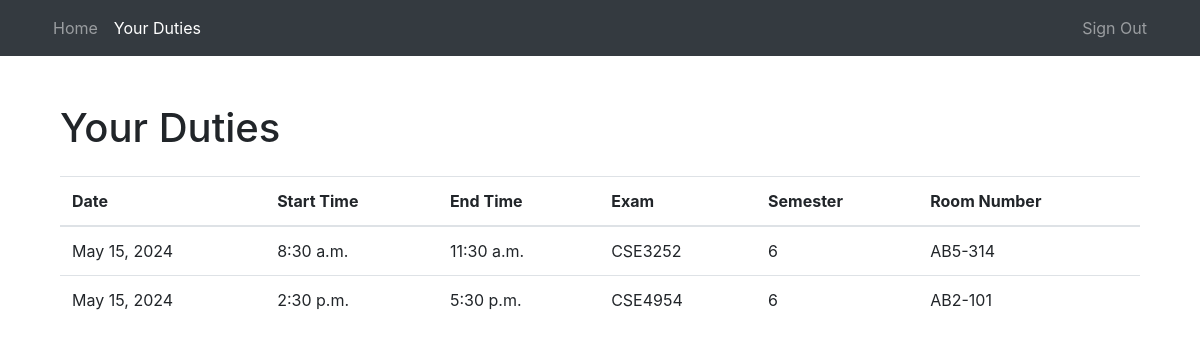
Page /duties/ (signed in) on the committed database.
### teacher/models.py (models this page shows, shortened)
class ExamSlot(models.Model):
    exam = models.CharField(max_length=100)
    date = models.DateField()
    start_time = models.TimeField()
    end_time = models.TimeField()
    room_number = models.CharField(max_length=20, default='')
    semester = models.CharField(max_length=50, default='')
    booked = models.BooleanField(default=False)
    teacher = models.ForeignKey(Teacher, on_delete=models.CASCADE, related_name='assigned_duties', null=True, blank=True)

### teacher/views.py (the view)
# urls.py: path('duties/', views.duties, name='duties'),
def duties(request):
    teacher = request.user.teacher
    if teacher:
        duties = teacher.duties.all()
        duties = duties.order_by('date', 'start_time')
    else:
        duties = []
    return render(request, 'duties.html', {'duties': duties})

### templates/duties.html (shortened to what this page needs)
{% extends 'base.html' %}
{%block dutiesactive%}active{%endblock dutiesactive%}
{% block content %}
<div class="container mt-5">
    <h1 class="mb-4">Your Duties</h1>
    <table class="table">
        <thead>
            <tr>
                <th>Date</th>
                <th>Start Time</th>
                <th>End Time</th>
                <th>Exam</th>
                <th>Semester</th>
                <th>Room Number</th>
            </tr>
        </thead>
        <tbody>
            {% if duties %}
                {% for duty in duties %}
                    <tr>
                        <td>{{ duty.date }}</td>
                        <td>{{ duty.start_time }}</td>
                        <td>{{ duty.end_time }}</td>
                        <td>{{ duty.exam }}</td>
                        <td>{{ duty.semester }}</td>
                        <td>{{ duty.room_number }}</td>
                    </tr>
                {% endfor %}
            {% else %}
                <tr>
                    <td colspan="4">No duties assigned</td>
                </tr>
            {% endif %}
        </tbody>
    </table>
</div>
{% endblock %}

### rows in the picture
ExamSlot: date "May 15, 2024", start_time "8:30 a.m.", end_time "11:30 a.m.", exam "CSE3252", semester "6", room_number "AB5-314"
ExamSlot: date "May 15, 2024", start_time "2:30 p.m.", end_time "5:30 p.m.", exam "CSE4954", semester "6", room_number "AB2-101"
